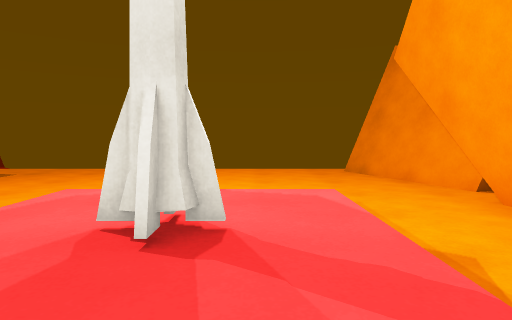
[1] (above)

12 first-person views from a walk through a 3-D level made in the Unity game engine. The camera is 1.3 m above the floor, tilts 4° down and sees 75° across. The floor is counted in squares, 1 m on a side. Each view is taken from the middle of a square. On the plan, view 1 faces up. The plan holds only what a view shows up to about 14 squares ahead; the rest is blank. The place goes on beyond the plan.

[2]
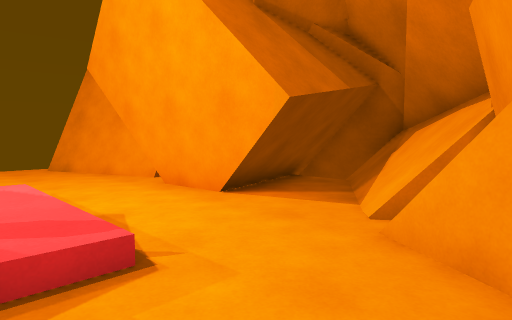

[3]
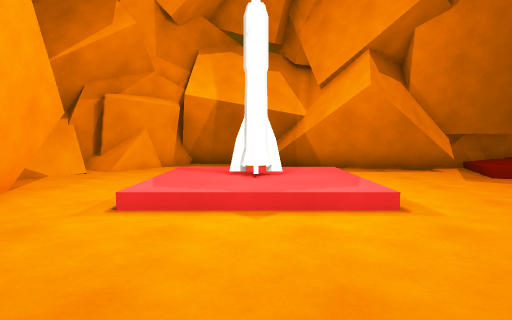

[4]
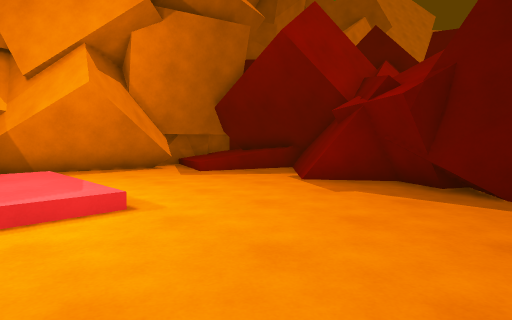

[5]
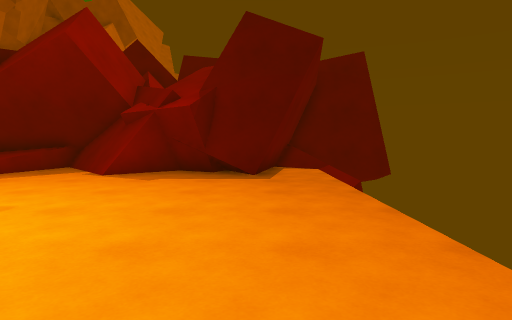

[6]
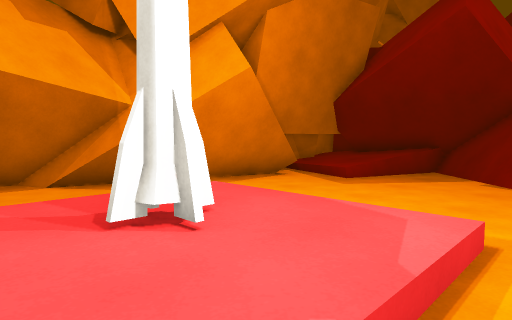

[7]
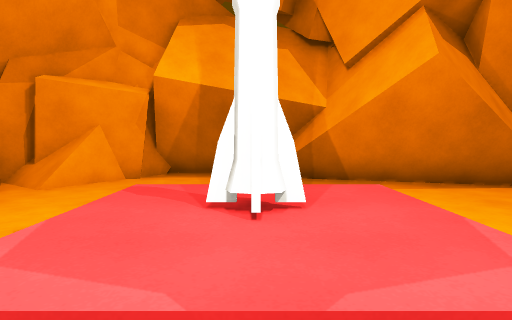

[8]
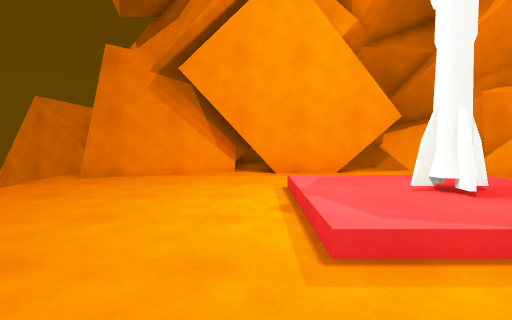

[9]
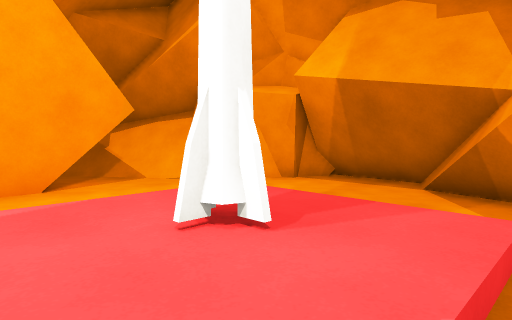

[10]
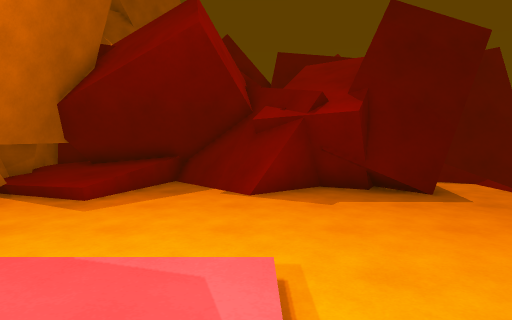

[11]
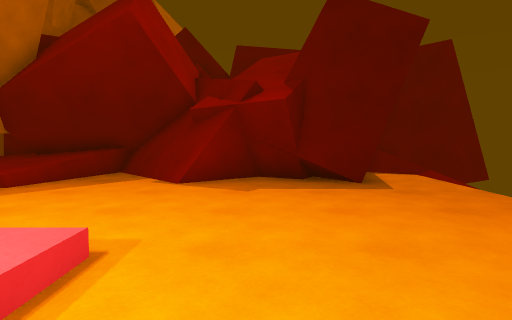

[12]
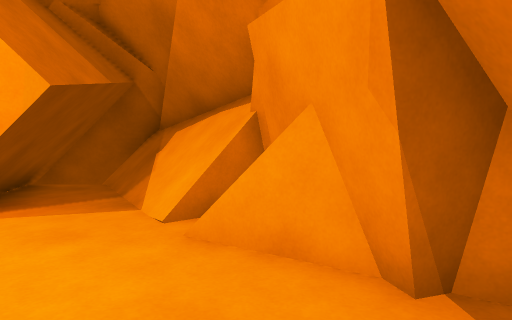

### Floor plan
Key: @ floor where view 1 was taken; # wall or solid block; . main floor; : floor 0.25 m higher than the main floor; + floor 0.5 m higher than the main floor; - floor 0.75 m lower than the main floor; / step, stairs or slope; = window, fence, low wall or low ledge; v drop or lower ground; R rocket; O other object.
Columns run from 14 left of view 1 to 10 right of it. Each row starts with its distance up from view 1.
 16 ##
 15 #v
 14 #vv.-              ##
 13 # /................#
 12   ###.............##
 11    ##.............##
 10     #..............#
  9     #..............##
  8    ##..............###
  7    ##..............#
  6    ##=...../////...#
  5   ##=......:::::...#   ##
  4  ##=.......::R::...######
  3  ##........::R::...### /#
  2   #=//.....:::::.....///#
  1   ##+/...../////..../O###
  0  ###+/####....@...//O###
 -1   ##########......####
 -2   ####   #####...####
 -3             ######

Positions as (right, up) in squares from view 1, and headings:
1: (0, 0), facing up
2: (0, -2), facing up-right
3: (-1, 12), facing down
4: (-1, 12), facing down-left
5: (2, 11), facing left
6: (1, 7), facing down-left
7: (-1, 8), facing down
8: (-7, 7), facing right
9: (-4, 6), facing down-right
10: (0, 6), facing left
11: (0, 8), facing left
12: (0, -1), facing right
